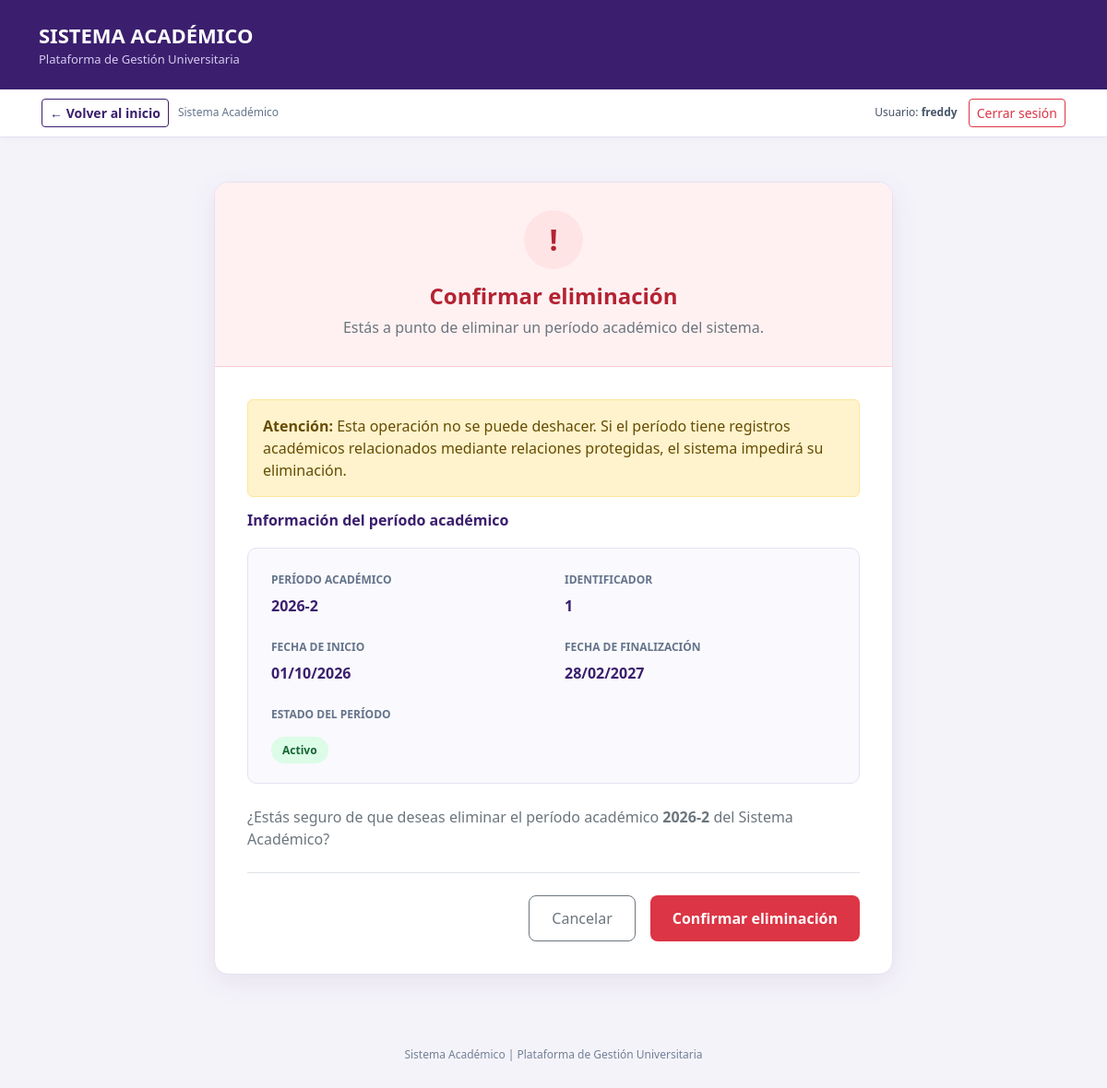
Screenshot of /academico/periodos/1/eliminar/ (signed in) with the database file from the repository.
### academico/models.py (models this page shows, shortened)
class Periodo(ModeloBase):
    nombre = models.CharField(max_length=20, unique=True)
    fecha_inicio = models.DateField("Fecha de inicio")
    fecha_fin = models.DateField("Fecha de fin")
    activo = models.BooleanField(default=False)
    class Meta:
        verbose_name = "Periodo"
        verbose_name_plural = "Periodos"
        ordering = ["-fecha_inicio"]

### academico/views.py (the view, shortened to what this page needs)
class PeriodoDeleteView(
    LoginRequiredMixin,
    DeleteView
):
    model = Periodo
    template_name = (
        "academico/periodo_confirmar_eliminar.html"
    )
    success_url = reverse_lazy(
        "academico:periodo_lista"
    )
    login_url = "login"

### academico/templates/academico/periodo_confirmar_eliminar.html (shortened to what this page needs)
<!DOCTYPE html>
<html lang="es">
<head>
    <link
        href="https://cdn.jsdelivr.net/npm/bootstrap@5.3.3/dist/css/bootstrap.min.css"
        rel="stylesheet"
    >
</head>
<body>
    <header class="barra-superior">
        <div class="container">
            <div class="marca">
                SISTEMA ACADÉMICO
            </div>
            <div class="subtitulo">
                Plataforma de Gestión Universitaria
            </div>
        </div>
    </header>
    {% include "core/_navegacion.html" %}
    <main class="container py-5">
        <div class="row justify-content-center">
            <div class="col-lg-8">
                <div class="tarjeta">
                    <div class="encabezado-alerta">
                        <div class="icono-alerta">
                            !
                        </div>
                        <h2 class="titulo-alerta">
                            Confirmar eliminación
                        </h2>
                        <p class="text-secondary mb-0">
                            Estás a punto de eliminar
                            un período académico del sistema.
                        </p>
                    </div>
                    <div class="cuerpo">
                        <div class="alert alert-warning">
                            <strong>Atención:</strong>
                            Esta operación no se puede deshacer.
                            Si el período tiene registros
                            académicos relacionados mediante
                            relaciones protegidas, el sistema
                            impedirá su eliminación.
                        </div>
                        <h5 class="titulo-seccion">
                            Información del período académico
                        </h5>
                        <div class="info-periodo mb-4">
                            <div class="row g-4">
                                <div class="col-md-6">
                                    <div class="etiqueta">
                                        PERÍODO ACADÉMICO
                                    </div>
                                    <div class="valor">
                                        {{ object.nombre }}
                                    </div>
                                </div>
                                <div class="col-md-6">
                                    <div class="etiqueta">
                                        IDENTIFICADOR
                                    </div>
                                    <div class="valor">
                                        {{ object.pk }}
                                    </div>
                                </div>
                                <div class="col-md-6">
                                    <div class="etiqueta">
                                        FECHA DE INICIO
                                    </div>
                                    <div class="valor">
                                        {{ object.fecha_inicio|date:"d/m/Y" }}
                                    </div>
                                </div>
                                <div class="col-md-6">
                                    <div class="etiqueta">
                                        FECHA DE FINALIZACIÓN
                                    </div>
                                    <div class="valor">
                                        {{ object.fecha_fin|date:"d/m/Y" }}
                                    </div>
                                </div>
                                <div class="col-md-6">
                                    <div class="etiqueta mb-3">
                                        ESTADO DEL PERÍODO
                                    </div>
                                    {% if object.activo %}
                                        <span class="estado-activo">
                                            Activo
                                        </span>
                                    {% else %}
                                        <span class="estado-inactivo">
                                            Inactivo
                                        </span>
                                    {% endif %}
                                </div>
                            </div>
                        </div>
                        <p class="text-secondary">
                            ¿Estás seguro de que deseas eliminar
                            el período académico
                            <strong>
                                {{ object.nombre }}
                            </strong>
                            del Sistema Académico?
                        </p>
                        <form method="post">
                            <div class="d-flex flex-wrap gap-3 justify-content-end border-top pt-4 mt-4">
                                <a
                                    href="{% url 'academico:periodo_lista' %}"
                                    class="btn btn-outline-secondary btn-cancelar"
                                >
                                    Cancelar
                                </a>
                                <button
                                    type="submit"
                                    class="btn btn-eliminar"
                                >
                                    Confirmar eliminación
                                </button>
                            </div>
                        </form>
                    </div>
                </div>
            </div>
        </div>
    </main>
    <footer class="pie-sistema">
        Sistema Académico |
        Plataforma de Gestión Universitaria
    </footer>
</body>
</html>

### core/templates/core/_navegacion.html (shortened to what this page needs)
<nav aria-label="Navegación del sistema" style="background:#fff;border-bottom:1px solid #e6e1f0;box-shadow:0 2px 8px rgba(59,31,110,.04)">
  <div style="max-width:1140px;margin:0 auto;padding:10px 15px;display:flex;align-items:center;justify-content:space-between;gap:12px;flex-wrap:wrap">
    <div style="display:flex;align-items:center;gap:10px;flex-wrap:wrap">
      {% if request.path != '/' %}
      <a href="{% url 'inicio' %}" class="btn btn-outline-primary btn-sm" style="border-color:#3b1f6e;color:#3b1f6e;font-weight:600">
        &larr; Volver al inicio
      </a>
      {% else %}
      <span style="font-weight:700;color:#3b1f6e;font-size:14px">Panel principal</span>
      {% endif %}
      <span style="font-size:12px;color:#64748b">Sistema Académico</span>
    </div>
    <div style="display:flex;align-items:center;gap:12px;flex-wrap:wrap">
      <span style="font-size:12px;color:#475569">Usuario: <strong>{{ request.user.get_username }}</strong></span>
      <form action="{% url 'logout' %}" method="post" style="margin:0">
        <button type="submit" class="btn btn-outline-danger btn-sm" aria-label="Cerrar sesión del sistema">Cerrar sesión</button>
      </form>
    </div>
  </div>
</nav>

### academico/templates/academico/periodo_confirmar_eliminar.html (style rules this page uses)
body { background: #f5f3fa; font-family: 'Segoe UI', Arial, sans-serif; color: #2d2440; min-height: 100vh; }
.barra-superior { background: #3b1f6e; padding: 22px 0; color: white; }
.marca { font-size: 22px; font-weight: 700; }
.subtitulo { color: #d6c9ee; font-size: 13px; }
.tarjeta { background: white; border: 1px solid #e6e1f0; border-radius: 15px; box-shadow: 0 8px 30px rgba(45,25,85,.08); overflow: hidden; }
.encabezado-alerta { background: #fff1f2; border-bottom: 1px solid #fecdd3; padding: 30px; text-align: center; }
.icono-alerta { width: 64px; height: 64px; line-height: 64px; border-radius: 50%; background: #ffe4e6; color: #b42332; font-size: 32px; font-weight: bold; margin: 0 auto 15px; }
.titulo-alerta { color: #b42332; font-size: 24px; font-weight: 700; }
.cuerpo { padding: 35px; }
.titulo-seccion { color: #3b1f6e; font-size: 16px; font-weight: 700; margin-bottom: 20px; }
.info-periodo { background: #faf9fd; border: 1px solid #e6e1f0; border-radius: 10px; padding: 25px; }
.etiqueta { color: #64748b; font-size: 12px; font-weight: 600; margin-bottom: 7px; }
.valor { color: #3b1f6e; font-size: 16px; font-weight: 700; }
.estado-activo { background: #dcfce7; color: #166534; border-radius: 20px; padding: 6px 12px; font-size: 12px; font-weight: 700; }
.btn-eliminar { background: #dc3545; color: white; border: none; padding: 12px 24px; border-radius: 8px; font-weight: 600; }
.btn-cancelar { padding: 12px 24px; border-radius: 8px; }
.pie-sistema { text-align: center; color: #718096; font-size: 12px; padding: 30px; }

### rows the page displays
Periodo: nombre "2026-2", pk "1", fecha_inicio "01/10/2026", fecha_fin "28/02/2027"

### other values shown
{{ request.user.get_username }} "freddy"
